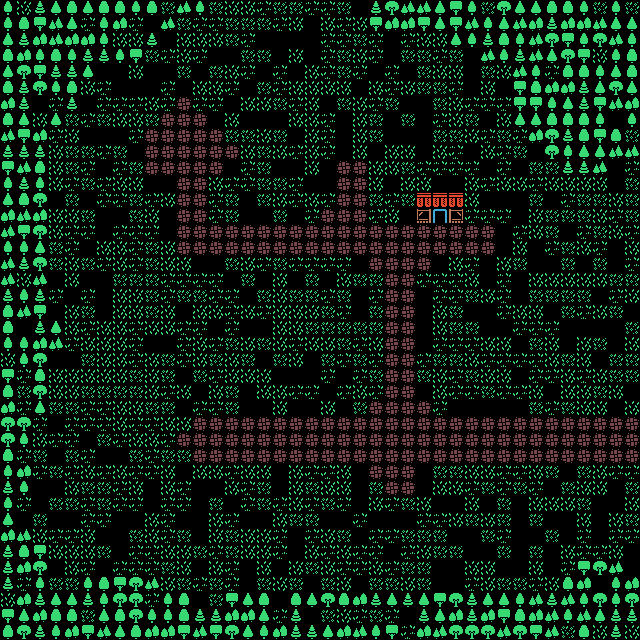

Tiled map render using the project's own tile images. Description and the whole map definition, tile-layer contents included, below:
An orthogonal 40x40 tile map with 16x16 px tiles, 2 tile layers (Ground, Collision) and 2 objects (SceneTrigger, Enemy).

<map version="1.9" tiledversion="1.9.2" orientation="orthogonal" renderorder="right-down" width="40" height="40" tilewidth="16" tileheight="16" infinite="0" nextlayerid="4" nextobjectid="6">
 <tileset firstgid="1" source="colored.tsx" />
 <layer id="1" name="Ground" width="40" height="40">
  <data encoding="csv">
8,8,1,7,8,1,6,8,8,8,7,6,7,7,8,8,6,7,7,6,6,7,1,1,7,8,7,6,8,7,7,1,6,6,6,7,7,7,8,7,
1,1,8,8,1,6,1,7,6,1,7,7,6,6,7,7,7,6,8,1,8,6,8,8,8,7,1,6,7,7,8,8,8,7,1,7,6,1,8,1,
6,1,8,1,8,8,1,8,8,1,1,8,8,8,7,6,1,1,1,1,6,6,7,6,1,6,8,8,8,1,6,6,1,6,7,6,1,8,1,6,
6,7,1,8,6,8,7,6,7,7,6,8,6,1,1,7,7,1,8,1,6,7,8,6,1,7,7,6,7,1,7,7,1,1,1,8,8,8,1,1,
1,7,1,6,7,8,1,1,8,1,1,7,1,7,8,6,1,6,1,8,6,7,6,1,6,1,7,8,8,1,7,8,6,6,6,7,8,7,1,6,
6,6,7,8,1,8,6,1,1,1,6,1,8,8,6,1,7,6,8,8,8,8,1,8,6,8,7,7,6,1,8,1,8,6,1,6,6,1,6,1,
8,6,1,6,8,1,6,6,6,8,6,5,6,6,1,8,8,7,6,8,1,7,8,6,7,1,1,7,8,6,6,6,7,6,8,8,6,7,1,6,
7,6,8,8,7,6,7,8,8,7,5,5,5,1,8,1,1,1,8,8,6,1,8,7,1,7,1,6,8,7,1,8,6,1,1,7,7,7,1,1,
1,7,7,6,8,1,1,1,6,5,5,5,5,5,7,7,8,7,1,8,6,1,8,7,1,1,1,7,7,8,6,7,6,1,1,8,7,7,8,7,
6,6,8,8,7,7,6,7,1,5,5,5,5,5,5,8,7,8,6,8,6,1,8,1,8,8,1,8,6,1,8,6,7,1,7,7,6,6,8,1,
8,1,6,8,7,6,1,6,7,5,5,5,5,5,1,6,7,1,1,8,1,5,5,8,8,7,6,6,6,6,1,6,1,7,7,1,6,1,1,6,
6,6,7,8,6,7,6,8,8,1,1,5,5,8,6,6,7,7,6,1,1,5,5,8,1,8,8,1,1,8,6,8,8,6,8,8,8,8,1,7,
8,7,1,1,7,1,6,6,7,6,8,5,5,6,7,1,7,8,6,8,6,5,5,7,6,7,6,6,6,8,1,1,1,7,1,6,7,7,8,7,
1,7,6,8,8,7,1,1,7,8,1,5,5,6,7,1,1,7,1,6,5,5,5,6,8,1,1,444,1,6,6,6,1,8,7,7,7,8,6,7,
7,8,8,8,6,6,1,6,6,6,1,5,5,5,5,5,5,5,5,5,5,5,5,5,5,5,5,5,5,5,5,1,6,8,7,1,6,7,8,6,
6,1,8,7,6,1,8,8,6,7,8,5,5,5,5,5,5,5,5,5,5,5,5,5,5,5,5,5,5,5,5,1,8,1,6,7,8,6,1,8,
1,8,6,7,8,7,6,8,6,7,8,8,1,1,7,8,6,7,6,6,6,6,1,5,5,5,5,1,8,6,1,8,7,1,1,7,1,7,1,6,
1,8,8,1,8,1,1,7,7,7,6,6,6,6,1,7,1,8,1,7,1,8,7,7,5,5,6,6,6,8,1,6,1,8,8,8,8,8,7,7,
6,1,1,6,1,6,1,8,8,7,6,7,7,6,6,1,7,8,7,7,6,7,1,6,5,5,1,6,6,7,8,6,1,7,7,7,7,1,6,8,
7,1,6,1,8,7,1,8,8,7,8,1,8,8,6,8,6,8,8,8,7,6,1,7,5,5,1,8,7,1,1,6,8,8,1,7,6,8,7,1,
6,1,1,6,8,6,8,8,6,8,8,6,6,1,6,1,1,8,8,7,7,7,7,7,5,5,1,8,7,7,1,1,6,6,6,1,1,1,1,7,
8,7,8,8,6,8,8,8,6,1,1,6,8,6,7,8,7,8,6,8,8,7,6,8,5,5,1,6,6,6,8,8,1,7,8,1,8,7,1,8,
8,6,7,1,1,7,8,8,6,8,7,6,8,7,8,7,1,7,8,1,7,6,7,6,5,5,6,7,7,8,6,6,6,6,8,7,8,1,7,7,
6,6,7,8,8,8,8,8,7,8,7,1,7,6,8,8,8,1,1,1,6,1,6,7,5,5,7,8,6,7,8,8,1,6,6,8,6,8,7,7,
6,7,1,8,8,7,7,7,7,8,6,8,1,8,7,1,8,8,6,6,1,6,8,6,5,5,1,8,6,6,7,6,6,8,1,8,8,7,8,1,
1,6,8,7,7,6,6,8,8,7,7,1,6,6,7,1,1,8,1,1,8,1,7,5,5,5,5,6,1,1,1,1,1,7,6,7,8,8,1,8,
7,6,6,1,6,6,6,8,6,6,8,8,5,5,5,5,5,5,5,5,5,5,5,5,5,5,5,5,5,5,5,5,5,5,5,5,5,5,5,5,
7,1,8,6,6,1,7,6,8,8,6,5,5,5,5,5,5,5,5,5,5,5,5,5,5,5,5,5,5,5,5,5,5,5,5,5,5,5,5,5,
6,6,7,1,7,6,1,1,7,6,7,7,5,5,5,5,5,5,5,5,5,5,5,5,5,5,5,5,5,5,5,5,5,5,5,5,5,5,5,5,
7,53,6,7,6,8,6,8,6,6,8,1,8,8,6,8,8,1,8,6,6,8,1,5,5,5,1,7,7,8,8,6,6,8,7,1,7,8,6,6,
51,52,1,1,8,7,7,6,8,1,8,6,1,1,8,6,7,1,8,7,8,8,1,7,5,5,1,8,8,6,7,6,7,6,1,7,8,8,1,7,
52,6,1,7,7,6,7,6,6,1,6,6,1,7,1,6,7,6,8,6,7,6,1,8,6,7,8,1,1,8,1,7,1,8,8,8,7,1,1,8,
50,1,7,1,1,6,6,1,1,8,6,1,1,8,6,1,1,8,7,7,1,1,6,1,1,1,6,6,8,7,8,7,1,7,1,1,8,1,8,7,
53,1,8,6,6,8,1,1,7,8,6,7,1,8,7,8,8,6,1,6,8,7,1,6,6,7,7,7,1,1,7,6,1,1,7,1,6,1,6,6,
51,6,1,8,8,8,7,1,6,6,8,8,7,6,7,8,8,6,1,8,6,8,6,6,1,6,8,7,7,1,1,7,1,7,1,8,6,6,8,1,
51,53,6,1,8,6,1,6,6,6,7,8,1,8,6,1,8,1,8,7,8,6,6,8,6,7,7,1,1,8,8,1,1,8,1,6,6,8,8,1,
51,6,8,7,7,1,7,8,7,7,8,7,6,7,6,1,7,8,7,1,7,8,1,7,7,8,7,1,1,6,8,7,7,6,8,6,1,1,1,7,
8,7,6,1,6,8,6,7,6,6,1,1,1,7,6,6,1,1,8,7,6,8,1,7,1,6,7,1,1,1,8,8,7,6,1,6,1,8,7,6,
6,1,7,8,6,7,6,6,7,7,1,1,1,8,6,6,7,6,6,1,7,8,6,7,6,1,1,6,1,6,1,7,8,1,8,8,8,1,6,8,
1,8,1,1,1,1,1,6,8,6,8,8,8,8,8,7,8,8,6,6,7,7,1,7,1,6,8,8,8,1,1,6,1,6,7,7,6,8,8,8
</data>
 </layer>
 <layer id="2" name="Collision" width="40" height="40">
  <data encoding="csv">
52,0,51,50,54,50,54,54,52,54,0,102,52,0,0,0,0,0,0,0,0,0,0,51,103,102,102,50,55,52,0,103,50,50,54,54,52,0,52,0,
52,54,55,102,50,0,52,53,0,0,102,0,0,0,0,0,0,0,0,0,0,0,0,55,53,53,55,50,55,102,52,50,102,53,51,53,53,102,50,50,
50,51,53,102,53,53,52,0,0,51,0,0,0,0,0,0,0,0,0,0,0,0,0,0,0,0,0,0,50,52,51,54,52,102,103,55,52,103,102,52,
54,53,52,54,52,51,51,52,55,0,0,0,0,0,0,0,0,0,0,0,0,0,0,0,0,0,0,0,0,0,102,52,51,102,50,103,55,0,52,54,
50,103,55,51,51,50,0,0,0,0,0,0,0,0,0,0,0,0,0,0,0,0,0,0,0,0,0,0,0,0,0,0,102,52,0,54,54,52,50,54,
54,51,103,52,54,0,0,0,0,0,0,0,0,0,0,0,0,0,0,0,0,0,0,0,0,0,0,0,0,0,0,0,55,54,53,53,51,50,103,50,
53,51,0,0,51,0,0,0,0,0,0,0,0,0,0,0,0,0,0,0,0,0,0,0,0,0,0,0,0,0,0,0,55,55,52,50,51,55,102,53,
54,50,0,50,0,0,0,0,0,0,0,0,0,0,0,0,0,0,0,0,0,0,0,0,0,0,0,0,0,0,0,0,50,50,54,54,54,52,0,52,
102,55,53,0,0,0,0,0,0,0,0,0,0,0,0,0,0,0,0,0,0,0,0,0,0,0,0,0,0,0,0,0,0,53,103,51,54,55,54,0,
51,51,51,0,0,0,0,0,0,0,0,0,0,0,0,0,0,0,0,0,0,0,0,0,0,0,0,0,0,0,0,0,0,0,103,52,50,50,102,102,
55,102,54,0,0,0,0,0,0,0,0,0,0,0,0,0,0,0,0,0,0,0,0,0,0,0,0,0,0,0,0,0,0,0,0,51,51,102,0,0,
52,51,52,0,0,0,0,0,0,0,0,0,0,0,0,0,0,0,0,0,0,0,0,0,0,0,0,0,0,0,0,0,0,0,0,0,0,0,0,0,
50,54,103,0,0,0,0,0,0,0,0,0,0,0,0,0,0,0,0,0,0,0,0,0,0,0,545,545,545,0,0,0,0,0,0,0,0,0,0,0,
53,102,53,0,0,0,0,0,0,0,0,0,0,0,0,0,0,0,0,0,0,0,0,0,0,0,795,0,797,0,0,0,0,0,0,0,0,0,0,0,
102,55,103,0,0,0,0,0,0,0,0,0,0,0,0,0,0,0,0,0,0,0,0,0,0,0,0,0,0,0,0,0,0,0,0,0,0,0,0,0,
52,52,50,0,0,0,0,0,0,0,0,0,0,0,0,0,0,0,0,0,0,0,0,0,0,0,0,0,0,0,0,0,0,0,0,0,0,0,0,0,
102,51,103,0,0,0,0,0,0,0,0,0,0,0,0,0,0,0,0,0,0,0,0,0,0,0,0,0,0,0,0,0,0,0,0,0,0,0,0,0,
102,0,102,0,0,0,0,0,0,0,0,0,0,0,0,0,0,0,0,0,0,0,0,0,0,0,0,0,0,0,0,0,0,0,0,0,0,0,0,0,
51,52,51,0,0,0,0,0,0,0,0,0,0,0,0,0,0,0,0,0,0,0,0,0,0,0,0,0,0,0,0,0,0,0,0,0,0,0,0,0,
54,102,55,0,0,0,0,0,0,0,0,0,0,0,0,0,0,0,0,0,0,0,0,0,0,0,0,0,0,0,0,0,0,0,0,0,0,0,0,0,
54,0,51,50,0,0,0,0,0,0,0,0,0,0,0,0,0,0,0,0,0,0,0,0,0,0,0,0,0,0,0,0,0,0,0,0,0,0,0,0,
52,52,53,102,0,0,0,0,0,0,0,0,0,0,0,0,0,0,0,0,0,0,0,0,0,0,0,0,0,0,0,0,0,0,0,0,0,0,0,0,
0,52,103,0,0,0,0,0,0,0,0,0,0,0,0,0,0,0,0,0,0,0,0,0,0,0,0,0,0,0,0,0,0,0,0,0,0,0,0,0,
55,0,54,0,0,0,0,0,0,0,0,0,0,0,0,0,0,0,0,0,0,0,0,0,0,0,0,0,0,0,0,0,0,0,0,0,0,0,0,0,
54,0,103,0,0,0,0,0,0,0,0,0,0,0,0,0,0,0,0,0,0,0,0,0,0,0,0,0,0,0,0,0,0,0,0,0,0,0,0,0,
53,0,50,0,0,0,0,0,0,0,0,0,0,0,0,0,0,0,0,0,0,0,0,0,0,0,0,0,0,0,0,0,0,0,0,0,0,0,0,0,
103,103,0,0,0,0,0,0,0,0,0,0,0,0,0,0,0,0,0,0,0,0,0,0,0,0,0,0,0,0,0,0,0,0,0,0,0,0,0,0,
103,52,0,0,0,0,0,0,0,0,0,0,0,0,0,0,0,0,0,0,0,0,0,0,0,0,0,0,0,0,0,0,0,0,0,0,0,0,0,0,
54,0,0,0,0,0,0,0,0,0,0,0,0,0,0,0,0,0,0,0,0,0,0,0,0,0,0,0,0,0,0,0,0,0,0,0,0,0,0,0,
52,0,0,0,0,0,0,0,0,0,0,0,0,0,0,0,0,0,0,0,0,0,0,0,0,0,0,0,0,0,0,0,0,0,0,0,0,0,0,0,
0,0,0,0,0,0,0,0,0,0,0,0,0,0,0,0,0,0,0,0,0,0,0,0,0,0,0,0,0,0,0,0,0,0,0,0,0,0,0,0,
0,0,0,0,0,0,0,0,0,0,0,0,0,0,0,0,0,0,0,0,0,0,0,0,0,0,0,0,0,0,0,0,0,0,0,0,0,0,0,0,
0,0,0,0,0,0,0,0,0,0,0,0,0,0,0,0,0,0,0,0,0,0,0,0,0,0,0,0,0,0,0,0,0,0,0,0,0,0,0,0,
0,102,0,0,0,0,0,0,0,0,0,0,0,0,0,0,0,0,0,0,0,0,0,0,0,0,0,0,0,0,0,0,0,0,0,0,0,0,0,0,
51,54,55,0,0,0,0,0,0,0,0,0,0,0,0,0,0,0,0,0,0,0,0,0,0,0,0,0,0,0,0,0,0,0,0,0,0,0,0,0,
0,0,103,0,0,0,0,0,0,0,0,0,0,0,0,0,0,0,0,0,0,0,0,0,0,0,0,0,0,0,0,0,0,0,0,0,55,103,102,0,
0,0,52,0,0,52,54,55,103,102,0,0,0,0,0,0,0,0,0,0,0,0,0,0,0,0,0,0,0,0,0,0,0,0,0,54,53,0,52,53,
0,53,51,50,50,51,52,103,103,0,52,54,0,0,55,50,54,0,54,50,103,54,53,51,50,51,50,55,103,51,50,50,52,102,51,102,52,103,52,103,
55,50,53,54,54,0,50,54,103,52,52,54,51,51,53,53,50,0,51,0,0,0,0,0,0,0,51,50,53,51,53,55,54,53,102,52,102,50,51,51,
54,103,51,52,53,55,102,50,54,53,53,55,102,55,103,50,52,53,51,51,50,53,102,52,55,0,53,102,103,103,103,102,103,55,102,0,54,0,51,0
</data>
 </layer>
 <objectgroup id="3" name="Object">
  <object id="1" name="RoomTrigger" class="SceneTrigger" x="432" y="208">
   <properties>
    <property name="SceneName" value="HouseScreen" />
   </properties>
   <point />
  </object>
  <object id="5" name="eh" class="Enemy" x="480" y="240">
   <point />
  </object>
 </objectgroup>
</map>